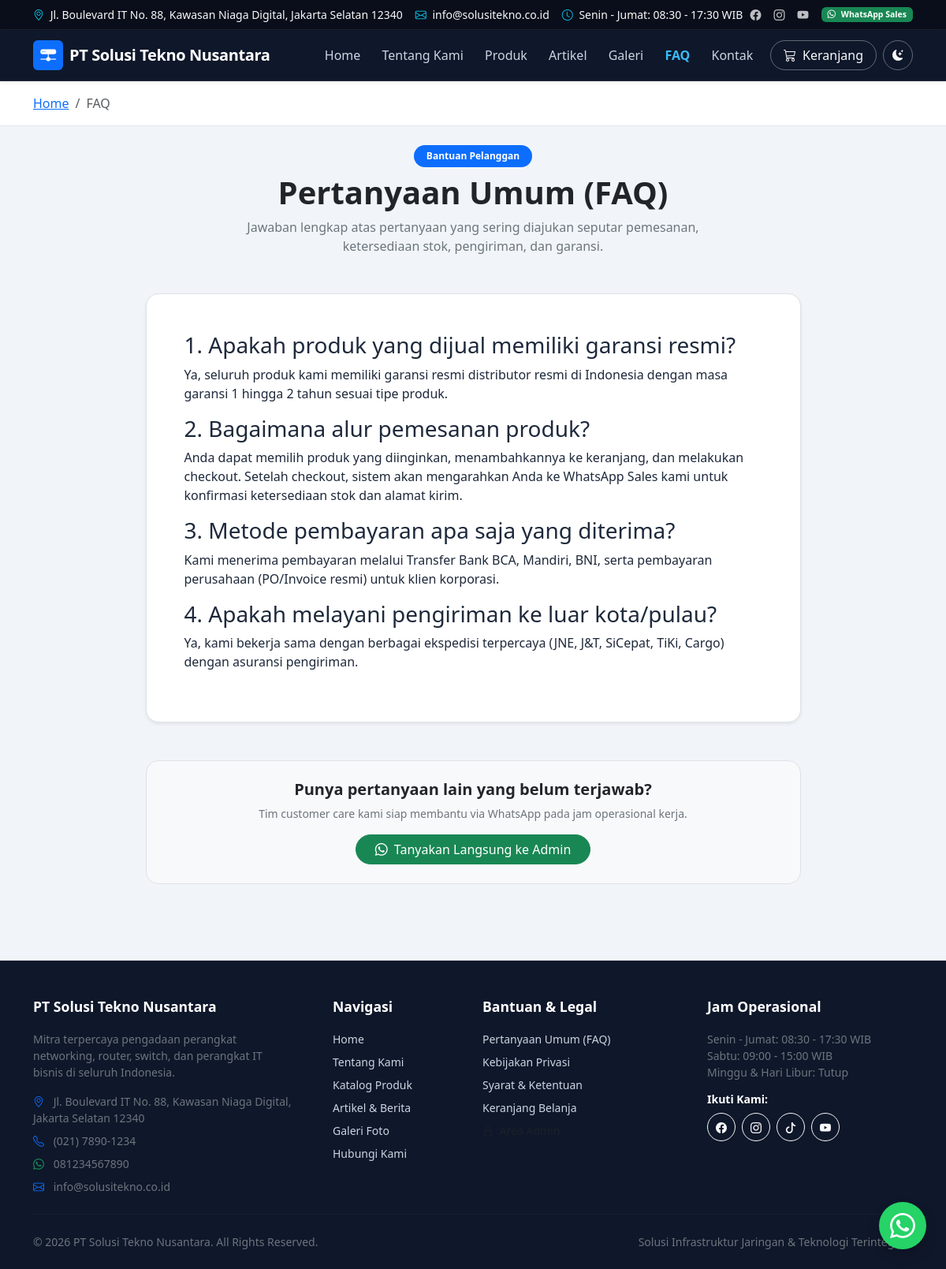
Page /faq on the committed database.
### tables this page shows
CREATE TABLE `pages` (
  `id` INT UNSIGNED AUTO_INCREMENT PRIMARY KEY,
  `slug` VARCHAR(100) NOT NULL UNIQUE,
  `title` VARCHAR(200) NOT NULL,
  `content` LONGTEXT NULL,
  `meta_title` VARCHAR(255) NULL,
  `meta_description` TEXT NULL,
  `created_at` DATETIME NOT NULL DEFAULT CURRENT_TIMESTAMP,
  `updated_at` DATETIME NOT NULL DEFAULT CURRENT_TIMESTAMP ON UPDATE CURRENT_TIMESTAMP,
  INDEX `idx_page_slug` (`slug`)
);

### app/controllers/PageController.php (called while the page is built, shortened)
<?php
class PageController extends BaseController
{
    public function faq(): void
    {
        $page = Page::findBySlug('faq');
        $this->renderView('pages/faq', [
            'title' => $page['title'] ?? 'Pertanyaan Umum (FAQ)',
            'page' => $page,
        ]);
    }
}

### public/index.php (called while the page is built, shortened)
<?php
spl_autoload_register(function (string $class) {
    $prefixes = [
        'App\\' => dirname(__DIR__) . '/app/',
        'Routes\\' => dirname(__DIR__) . '/routes/',
    ];
    foreach ($prefixes as $prefix => $baseDir) {
        $len = strlen($prefix);
        if (strncmp($prefix, $class, $len) !== 0) {
            continue;
        }
        $relativeClass = substr($class, $len);
        $file = $baseDir . str_replace('\\', '/', $relativeClass) . '.php';
        if (file_exists($file)) {
            return;
        }
        $parts = explode('\\', $relativeClass);
        $className = array_pop($parts);
        $subDir = !empty($parts) ? strtolower(implode('/', $parts)) . '/' : '';
        $fileLowerDir = $baseDir . $subDir . $className . '.php';
        if (file_exists($fileLowerDir)) {
            return;
        }
    }
});
require_once dirname(__DIR__) . '/app/helpers/Env.php';
require_once dirname(__DIR__) . '/app/helpers/Sanitizer.php';
require_once dirname(__DIR__) . '/app/helpers/UrlHelper.php';
require_once dirname(__DIR__) . '/app/helpers/functions.php';
$config = require dirname(__DIR__) . '/config/config.php';
\Routes\Router::dispatch();

### app/helpers/Env.php (called while the page is built, shortened)
<?php
class Env
{
    public static function get(string $key, mixed $default = null): mixed
    {
        if (isset($_ENV[$key])) {
            return $_ENV[$key];
        }
        return $default;
    }
}

### config/config.php (called while the page is built, shortened)
<?php
return [
    'app' => [
        'name' => Env::get('APP_NAME', 'Solusi Tekno Nusantara'),
        'version' => '1.0.0',
        'env' => Env::get('APP_ENV', 'production'),
        'debug' => (bool) Env::get('APP_DEBUG', false),
        'url' => rtrim((string) Env::get('APP_URL', 'http://localhost:8000'), '/'),
        'timezone' => 'Asia/Jakarta',
        'locale' => 'id_ID',
        'currency' => 'Rp',
    ],
    'paths' => [
        'root' => dirname(__DIR__),
        'app' => dirname(__DIR__) . '/app',
        'public' => dirname(__DIR__) . '/public',
        'uploads' => dirname(__DIR__) . '/public/uploads',
        'storage' => dirname(__DIR__) . '/storage',
        'logs' => dirname(__DIR__) . '/storage/logs',
        'views' => dirname(__DIR__) . '/app/views',
    ],
    'upload' => [
        'max_size_mb' => (int) Env::get('MAX_UPLOAD_SIZE_MB', 5),
        'allowed_extensions' => explode(',', (string) Env::get('ALLOWED_EXTENSIONS', 'jpg,jpeg,png,webp')),
        'allowed_mimes' => [
            'image/jpeg',
            'image/png',
            'image/webp',
        ],
    ],
    'session' => [
        'lifetime' => 7200,
        'cookie_httponly' => true,
        'cookie_samesite' => 'Lax',
    ],
];

### app/helpers/UrlHelper.php (called while the page is built, shortened)
<?php
class UrlHelper
{
    private static ?string $baseUrl = null;
    public static function getBaseUrl(): string
    {
        if (self::$baseUrl === null) {
            $config = require dirname(__DIR__, 2) . '/config/config.php';
            $configuredUrl = rtrim((string) ($config['app']['url'] ?? ''), '/');
            if (!empty($_SERVER['HTTP_HOST'])) {
                if (!empty($configuredUrl) && !str_contains($configuredUrl, 'localhost')) {
                    self::$baseUrl = $configuredUrl;
                } else {
                    $protocol = (!empty($_SERVER['HTTPS']) && $_SERVER['HTTPS'] !== 'off')
                        || (isset($_SERVER['HTTP_X_FORWARDED_PROTO']) && $_SERVER['HTTP_X_FORWARDED_PROTO'] === 'https')
                        ? 'https' : 'http';
                    self::$baseUrl = "{$protocol}://{$_SERVER['HTTP_HOST']}";
                }
            } else {
                self::$baseUrl = !empty($configuredUrl) ? $configuredUrl : 'http://localhost:8000';
            }
        }
        return self::$baseUrl;
    }
    public static function base(string $path = ''): string
    {
        $base = self::getBaseUrl();
        $path = ltrim($path, '/');
        return $path === '' ? $base : "{$base}/{$path}";
    }
}

### app/helpers/Database.php (called while the page is built, shortened)
<?php
class Database
{
    private static ?PDO $instance = null;
    public static function getConnection(): PDO
    {
        if (self::$instance === null) {
            $config = require dirname(__DIR__, 2) . '/config/database.php';
            $dbConfig = $config['connections'][$config['default']];
            $dsn = sprintf(
                '%s:host=%s;port=%d;dbname=%s;charset=%s',
                $dbConfig['driver'],
                $dbConfig['host'],
                $dbConfig['port'],
                $dbConfig['database'],
                $dbConfig['charset']
            );
            try {
                self::$instance = new PDO(
                    $dsn,
                    $dbConfig['username'],
                    $dbConfig['password'],
                    $dbConfig['options']
                );
            } catch (PDOException $e) {
                self::logError($e->getMessage());
                throw new RuntimeException('Koneksi database gagal. Silakan periksa konfigurasi .env atau database.sql.');
            }
        }
        return self::$instance;
    }
}

### app/models/BaseModel.php (called while the page is built, shortened)
<?php
abstract class BaseModel
{
    protected static function db(): PDO
    {
        return Database::getConnection();
    }
    public static function query(string $sql, array $params = []): PDOStatement
    {
        $stmt = self::db()->prepare($sql);
        $stmt->execute($params);
        return $stmt;
    }
    public static function fetch(string $sql, array $params = []): ?array
    {
        $stmt = self::query($sql, $params);
        $result = $stmt->fetch();
        return $result ?: null;
    }
    public static function fetchAll(string $sql, array $params = []): array
    {
        $stmt = self::query($sql, $params);
        return $stmt->fetchAll();
    }
}

### app/models/Page.php (called while the page is built, shortened)
<?php
class Page extends BaseModel
{
    public static function findBySlug(string $slug): ?array
    {
        return self::fetch("SELECT * FROM `pages` WHERE `slug` = :slug LIMIT 1", [':slug' => $slug]);
    }
}

### app/helpers/Sanitizer.php (called while the page is built, shortened)
<?php
class Sanitizer
{
    public static function e(?string $string): string
    {
        return htmlspecialchars((string) $string, ENT_QUOTES | ENT_SUBSTITUTE, 'UTF-8');
    }
}

### app/helpers/functions.php (called while the page is built, shortened)
<?php
if (!function_exists('e')) {
    function e(?string $string): string
    {
        return Sanitizer::e($string);
    }
}

### app/models/Setting.php (called while the page is built, shortened)
<?php
class Setting extends BaseModel
{
    public static function getAllSettings(): array
    {
        try {
            $rows = self::fetchAll('SELECT `setting_key`, `setting_value` FROM `settings`');
            $settings = [];
            foreach ($rows as $row) {
                $settings[$row['setting_key']] = $row['setting_value'];
            }
            return $settings;
        } catch (\Throwable $e) {
            return [];
        }
    }
}

### config/database.php (called while the page is built, shortened)
<?php
return [
    'default' => 'mysql',
    'connections' => [
        'mysql' => [
            'driver'    => 'mysql',
            'host'      => Env::get('DB_HOST', '127.0.0.1'),
            'port'      => (int) Env::get('DB_PORT', 3306),
            'database'  => Env::get('DB_NAME', 'company_marketplace'),
            'username'  => Env::get('DB_USER', 'root'),
            'password'  => Env::get('DB_PASS', ''),
            'charset'   => 'utf8mb4',
            'collation' => 'utf8mb4_unicode_ci',
            'options'   => [
                PDO::ATTR_ERRMODE            => PDO::ERRMODE_EXCEPTION,
                PDO::ATTR_DEFAULT_FETCH_MODE => PDO::FETCH_ASSOC,
                PDO::ATTR_EMULATE_PREPARES   => true,
            ],
        ],
    ],
];

### app/helpers/WhatsAppHelper.php (called while the page is built, shortened)
<?php
class WhatsAppHelper
{
    public static function normalizeNumber(string $number): string
    {
        $clean = preg_replace('/[^0-9]/', '', $number);
        if (str_starts_with($clean, '0')) {
            $clean = '62' . substr($clean, 1);
        } elseif (str_starts_with($clean, '8')) {
            $clean = '62' . $clean;
        }
        return $clean;
    }
    public static function createLink(string $phone, string $message = ''): string
    {
        $normalizedPhone = self::normalizeNumber($phone);
        $encodedMessage = urlencode($message);
        return "https://api.whatsapp.com/send?phone={$normalizedPhone}&text={$encodedMessage}";
    }
    public static function getContactLink(string $adminPhone, ?string $customMsg = null): string
    {
        $message = $customMsg ?? "Halo Admin, saya ingin menanyakan informasi seputar layanan dan produk perusahaan.";
        return self::createLink($adminPhone, $message);
    }
}

### app/views/pages/faq.php (the view, shortened to what this page needs)
<?php
$companyWa = $settings['company_whatsapp'] ?? '081234567890';
?>
<div class="bg-light py-3 border-bottom mb-4">
    <div class="container">
        <nav aria-label="breadcrumb">
            <ol class="breadcrumb mb-0 small">
                <li class="breadcrumb-item"><a href="<?= UrlHelper::base() ?>">Home</a></li>
                <li class="breadcrumb-item active" aria-current="page">FAQ</li>
            </ol>
        </nav>
    </div>
</div>
<div class="container pb-5">
    <div class="text-center mb-5">
        <span class="badge text-bg-primary px-3 py-2 rounded-pill mb-2">Bantuan Pelanggan</span>
        <h1 class="fw-bold text-dark"><?= e($page['title'] ?? 'Pertanyaan Umum (FAQ)') ?></h1>
        <p class="text-secondary mx-auto" style="max-width: 600px;">
            Jawaban lengkap atas pertanyaan yang sering diajukan seputar pemesanan, ketersediaan stok, pengiriman, dan garansi.
        </p>
    </div>
    <div class="row justify-content-center">
        <div class="col-lg-9">
            <div class="card border rounded-4 p-4 p-lg-5 shadow-sm mb-5 leading-relaxed">
                <?= $page['content'] ?? '' ?>
            </div>
            <div class="p-4 rounded-4 bg-light border text-center">
                <h5 class="fw-bold text-dark mb-2">Punya pertanyaan lain yang belum terjawab?</h5>
                <p class="text-secondary small mb-3">Tim customer care kami siap membantu via WhatsApp pada jam operasional kerja.</p>
                <a href="<?= WhatsAppHelper::getContactLink($companyWa, "Halo Admin, saya ingin menanyakan hal lain seputar layanan dan produk.") ?>" target="_blank" class="btn btn-success rounded-pill px-4">
                    <i class="bi bi-whatsapp me-1"></i> Tanyakan Langsung ke Admin
                </a>
            </div>
        </div>
    </div>
</div>

### routes/Router.php (shortened to what this page needs)
<?php
class Router
{
    private static array $routes = [];
    private static function addRoute(string $method, string $path, string $handler): void
    {
        $path = '/' . trim($path, '/');
        $pattern = preg_replace('/\{([a-zA-Z0-9_]+)\}/', '(?P<$1>[^/]+)', $path);
        $regex = '#^' . $pattern . '$#i';
        self::$routes[] = [
            'method' => strtoupper($method),
            'path' => $path,
            'regex' => $regex,
            'handler' => $handler,
        ];
    }
    public static function dispatch(): void
    {
        $requestMethod = $_SERVER['REQUEST_METHOD'] ?? 'GET';
        $requestUri = parse_url($_SERVER['REQUEST_URI'] ?? '/', PHP_URL_PATH);
        $config = require dirname(__DIR__) . '/config/config.php';
        $requestUri = '/' . trim($requestUri, '/');
        foreach (self::$routes as $route) {
            if ($route['method'] !== $requestMethod && $route['method'] !== 'ANY') {
                continue;
            }
            if (preg_match($route['regex'], $requestUri, $matches)) {
                $params = array_filter($matches, 'is_string', ARRAY_FILTER_USE_KEY);
                self::executeHandler($route['handler'], $params);
                return;
            }
        }
    }
    private static function executeHandler(string $handler, array $params): void
    {
        [$controllerName, $action] = explode('@', $handler);
        $controller = new $fullControllerClass();
        call_user_func_array([$controller, $action], $params);
    }
}

### public/assets/css/style.css (style rules this page uses)
:root, [data-bs-theme="light"] { --primary-color: #0d6efd; --primary-hover: #0b5ed7; --secondary-color: #198754; --dark-color: #1a202c; --light-bg: #f1f5f9; --card-border: #e2e8f0; --text-muted: #64748b; --wa-green: #25d366; --wa-hover: #1ebd5a; --font-base: 'Segoe UI', system-ui, -apple-system, Roboto, 'Helvetica Neue', Arial, sans-serif; --bs-body-bg: #f1f5f9; --bs-body-bg-rgb: 241, 245, 249; --bs-body-color: #1e293b; --bs-card-bg: #ffffff; }
body { font-family: var(--font-base); color: #1e293b; background-color: #f1f5f9; display: flex; flex-direction: column; min-height: 100vh; }
[data-bs-theme="light"] body { background-color: #f1f5f9; color: #1e293b; }
.card { background-color: #ffffff; border-color: #e2e8f0; }
.bg-light.border-bottom { background-color: #ffffff !important; border-color: #e2e8f0 !important; }

### rows in the picture
pages: title "Pertanyaan Umum (FAQ)", content "1. Apakah produk yang dijual memiliki garansi resmi? Ya, seluruh produk kami memiliki garansi resmi distributor resmi di Indonesia dengan masa garansi 1 hingga 2 tahun sesuai tipe produk. 2. Bagaimana alur pemesanan produk? Anda dapat memilih produk yang diinginkan, menambahkannya ke keranjang, dan melakukan checkout. Setelah checkout, sistem akan mengarahkan Anda ke WhatsApp Sales kami untuk konfirmasi ketersediaan stok dan alamat kirim. 3. Metode pembayaran apa saja yang diterima? Kami menerima pembayaran melalui Transfer Bank BCA, Mandiri, BNI, serta pembayaran perusahaan (PO/Invoice resmi) untuk klien korporasi. 4. Apakah melayani pengiriman ke luar kota/pulau? Ya, kami bekerja sama…"

### other values in the picture
$settings['company_address'] "Jl. Boulevard IT No. 88, Kawasan Niaga Digital, Jakarta Selatan 12340"
$companyEmail "info@solusitekno.co.id"
explode("\n", $companyHours)[0] "Senin - Jumat: 08:30 - 17:30 WIB"
$companyName "PT Solusi Tekno Nusantara"
$footerText "Mitra terpercaya pengadaan perangkat networking, router, switch, dan perangkat IT bisnis di seluruh Indonesia."
$companyAddress "Jl. Boulevard IT No. 88, Kawasan Niaga Digital, Jakarta Selatan 12340"
$companyPhone "(021) 7890-1234"
$companyWa "081234567890"
$settings['company_hours'] "Senin - Jumat: 08:30 - 17:30 WIB Sabtu: 09:00 - 15:00 WIB Minggu & Hari Libur: Tutup"
$footerTagline "Solusi Infrastruktur Jaringan & Teknologi Terintegrasi"
